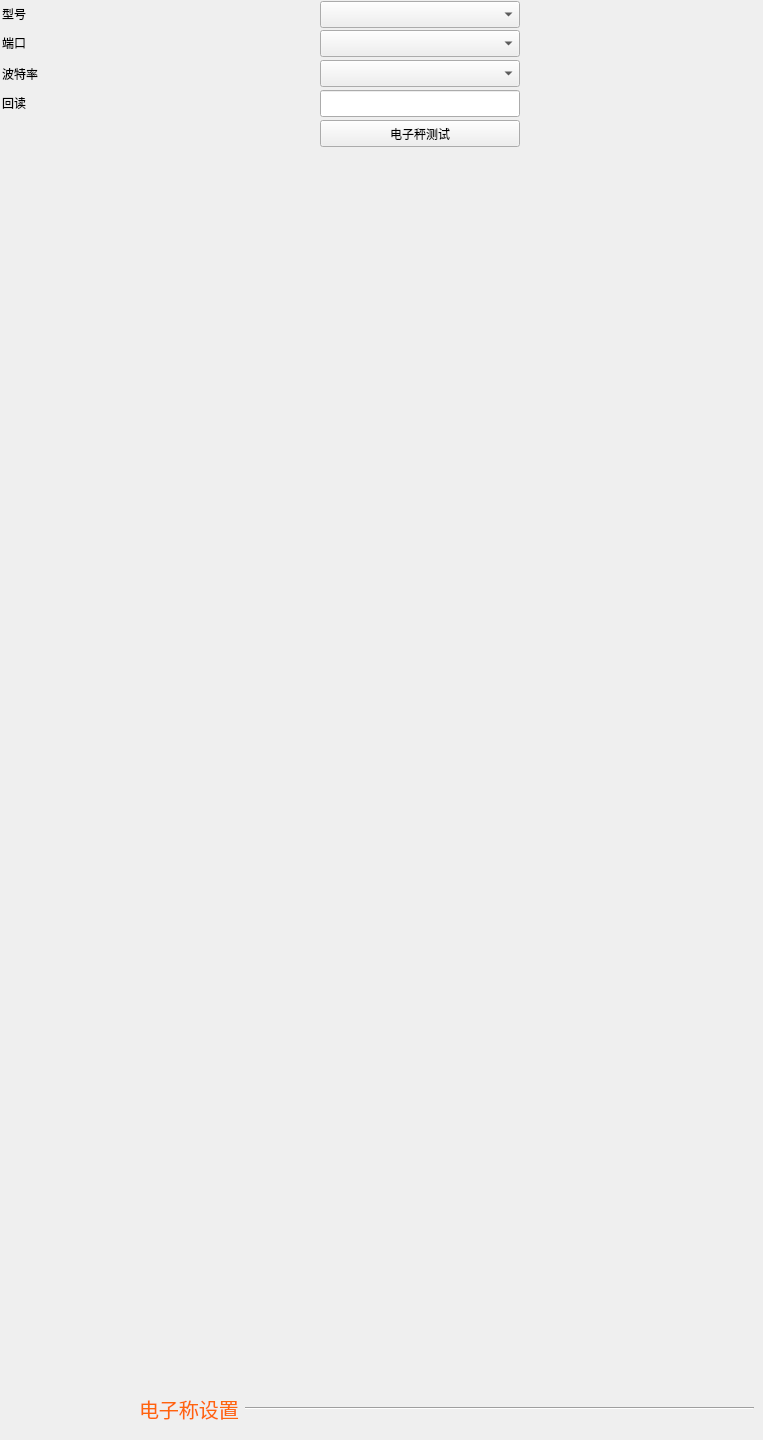
            <widget class="QWidget" name="page_4">
             <widget class="QWidget" name="widget_1_2" native="true">
              <property name="geometry">
               <rect>
                <x>139</x>
                <y>1386</y>
                <width>615</width>
                <height>45</height>
               </rect>
              </property>
              <layout class="QHBoxLayout" name="horizontalLayout_26" stretch="0,1">
               <item>
                <widget class="QLabel" name="label_76">
                 <property name="styleSheet">
                  <string notr="true">color:#ff650b;
font-size:15pt;</string>
                 </property>
                 <property name="text">
                  <string>电子称设置</string>
                 </property>
                </widget>
               </item>
               <item>
                <widget class="Line" name="line_3">
                 <property name="orientation">
                  <enum>Qt::Horizontal</enum>
                 </property>
                </widget>
               </item>
              </layout>
             </widget>
             <widget class="QLineEdit" name="lineEdit_jijia_readback">
              <property name="geometry">
               <rect>
                <x>320</x>
                <y>90</y>
                <width>200</width>
                <height>27</height>
               </rect>
              </property>
              <property name="sizePolicy">
               <sizepolicy hsizetype="Expanding" vsizetype="Preferred">
                <horstretch>0</horstretch>
                <verstretch>0</verstretch>
               </sizepolicy>
              </property>
              <property name="minimumSize">
               <size>
                <width>200</width>
                <height>0</height>
               </size>
              </property>
              <property name="maximumSize">
               <size>
                <width>200</width>
                <height>16777215</height>
               </size>
              </property>
             </widget>
             <widget class="QLabel" name="label_86">
              <property name="geometry">
               <rect>
                <x>2</x>
                <y>89</y>
                <width>300</width>
                <height>27</height>
               </rect>
              </property>
              <property name="text">
               <string>回读</string>
              </property>
             </widget>
             <widget class="QPushButton" name="pushButton_jijia_test">
              <property name="geometry">
               <rect>
                <x>320</x>
                <y>120</y>
                <width>200</width>
                <height>27</height>
               </rect>
              </property>
              <property name="focusPolicy">
               <enum>Qt::NoFocus</enum>
              </property>
              <property name="text">
               <string>电子秤测试</string>
              </property>
             </widget>
             <widget class="lds_ComboBox" name="comboBox_jijia_type">
              <property name="geometry">
               <rect>
                <x>320</x>
                <y>1</y>
                <width>200</width>
                <height>27</height>
               </rect>
              </property>
              <property name="minimumSize">
               <size>
                <width>200</width>
                <height>0</height>
               </size>
              </property>
             </widget>
             <widget class="QLabel" name="label_80">
              <property name="geometry">
               <rect>
                <x>2</x>
                <y>0</y>
                <width>300</width>
                <height>27</height>
               </rect>
              </property>
              <property name="minimumSize">
               <size>
                <width>0</width>
                <height>25</height>
               </size>
              </property>
              <property name="text">
               <string>型号</string>
              </property>
             </widget>
             <widget class="QLabel" name="label_82">
              <property name="geometry">
               <rect>
                <x>2</x>
                <y>60</y>
                <width>300</width>
                <height>27</height>
               </rect>
              </property>
              <property name="minimumSize">
               <size>
                <width>0</width>
                <height>25</height>
               </size>
              </property>
              <property name="text">
               <string>波特率</string>
              </property>
             </widget>
             <widget class="lds_ComboBox" name="comboBox_jijia_boud">
              <property name="geometry">
               <rect>
                <x>320</x>
                <y>60</y>
                <width>200</width>
                <height>27</height>
               </rect>
              </property>
              <property name="sizePolicy">
               <sizepolicy hsizetype="Preferred" vsizetype="Preferred">
                <horstretch>0</horstretch>
                <verstretch>0</verstretch>
               </sizepolicy>
              </property>
              <property name="minimumSize">
               <size>
                <width>200</width>
                <height>0</height>
               </size>
              </property>
             </widget>
             <widget class="QLabel" name="label_81">
              <property name="geometry">
               <rect>
                <x>2</x>
                <y>29</y>
                <width>300</width>
                <height>27</height>
               </rect>
              </property>
              <property name="text">
               <string>端口</string>
              </property>
             </widget>
             <widget class="lds_ComboBox" name="comboBox_jijia_port">
              <property name="geometry">
               <rect>
                <x>320</x>
                <y>30</y>
                <width>200</width>
                <height>27</height>
               </rect>
              </property>
              <property name="sizePolicy">
               <sizepolicy hsizetype="Preferred" vsizetype="Preferred">
                <horstretch>0</horstretch>
                <verstretch>0</verstretch>
               </sizepolicy>
              </property>
              <property name="minimumSize">
               <size>
                <width>200</width>
                <height>0</height>
               </size>
              </property>
             </widget>
             <zorder>lineEdit_jijia_readback</zorder>
             <zorder>label_86</zorder>
             <zorder>pushButton_jijia_test</zorder>
             <zorder>comboBox_jijia_type</zorder>
             <zorder>label_80</zorder>
             <zorder>label_82</zorder>
             <zorder>comboBox_jijia_boud</zorder>
             <zorder>label_81</zorder>
             <zorder>widget_1_2</zorder>
             <zorder>comboBox_jijia_port</zorder>
            </widget>
